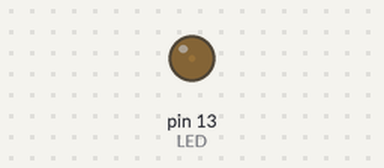
The sketch below on a simulated Arduino Uno, built with avr-gcc and run on an emulated ATmega328P. Shown: output pins drawn as LEDs (lit = HIGH).

Above: at 0.05 s.
At 0.5 s:
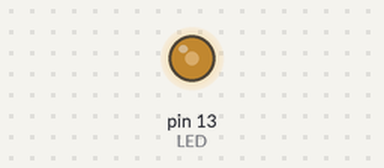
At 0.75 s:
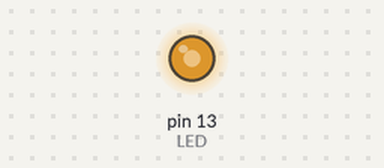
At 1.0 s:
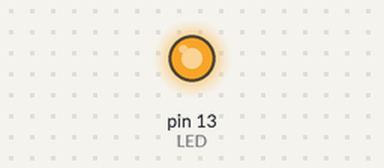
Timing chart, 0 to 3.0 s (numbered marks = the images above):
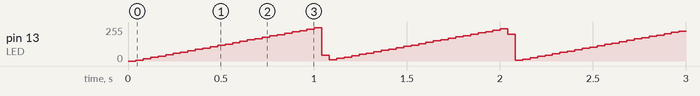

The sketch:

sketch_aug7a.ino
```cpp
const int LED = 13;
//Ctrl + spa.
void setup() {
  // put your setup code here, to run once:
  pinMode(13, OUTPUT);
  // digitalWrite(LED , HIGH);
  // digitalWrite(LED , LOW);
}

void loop() {
  // put your main code here, to run repeatedly:
  for (int t_high = 0; t_high <= 1001; t_high++) {
    digitalWrite(LED , HIGH);
    // delay(t_high);
    delayMicroseconds(t_high);
    digitalWrite(LED , LOW);
    // delay(10 - t_high);
    delayMicroseconds(1000 - t_high);

  }
}
```
